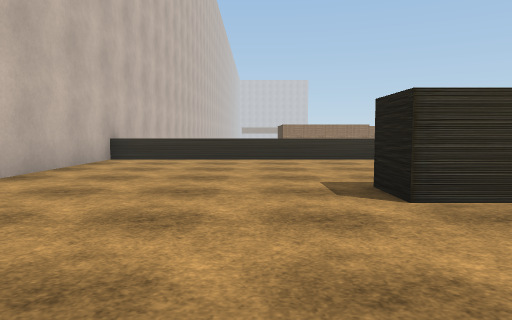
[1] (above)

22 first-person views from a walk through a 3-D level made in the Unity game engine. The camera is 1.2 m above the floor, tilts 4° down and sees 70° across. The floor is counted in squares, 2 m on a side. Each view is taken from the middle of a square. On the plan, view 1 faces up. The plan holds only what a view shows up to about 10 squares ahead; the rest is blank. The place goes on beyond the plan. Some surface patterns are stand-ins.

[2]
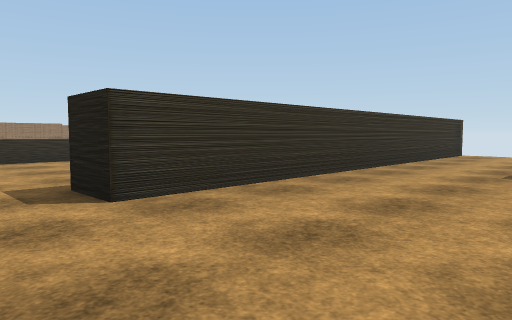

[3]
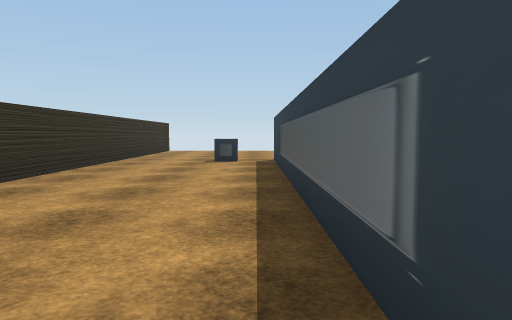

[4]
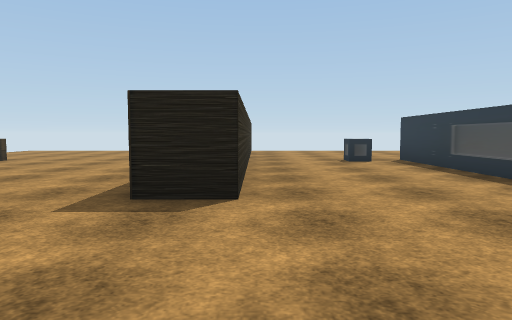

[5]
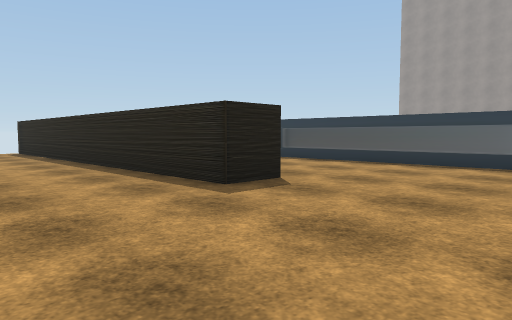

[6]
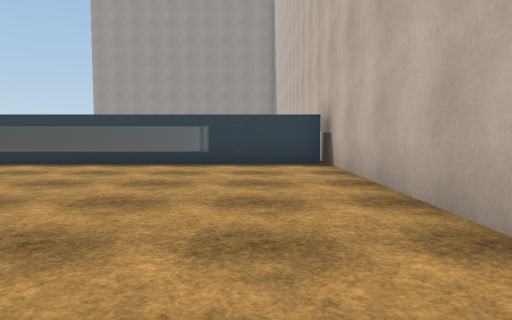

[7]
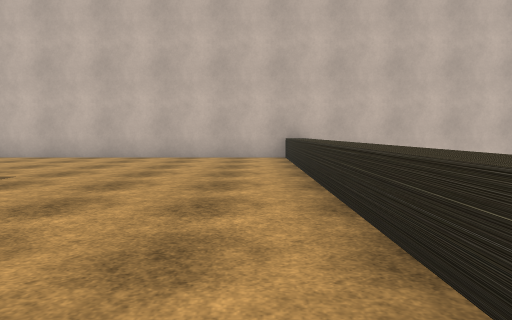

[8]
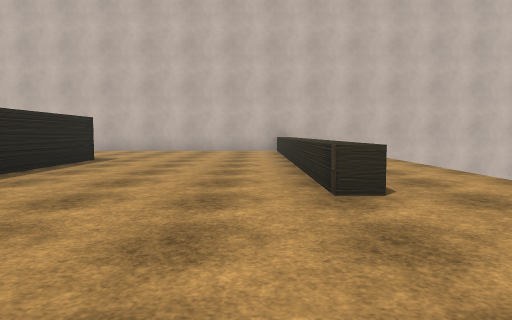

[9]
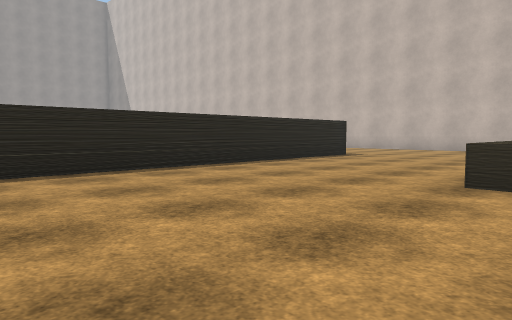

[10]
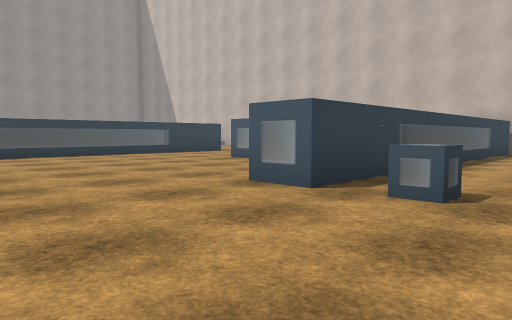

[11]
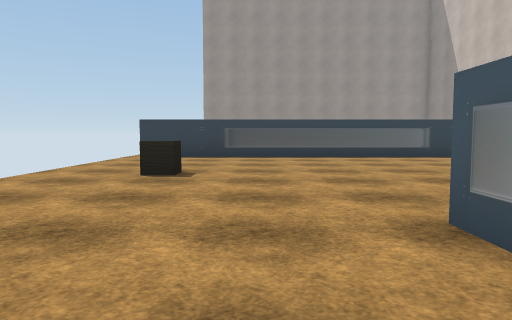

[12]
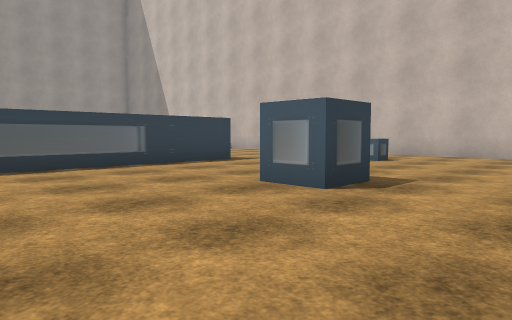

[13]
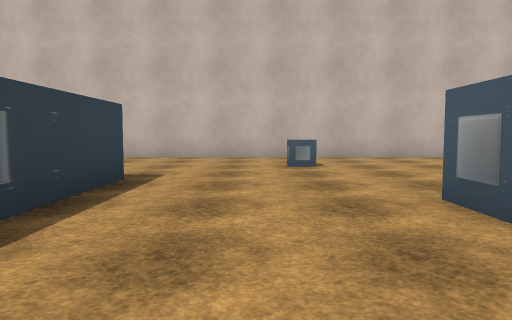

[14]
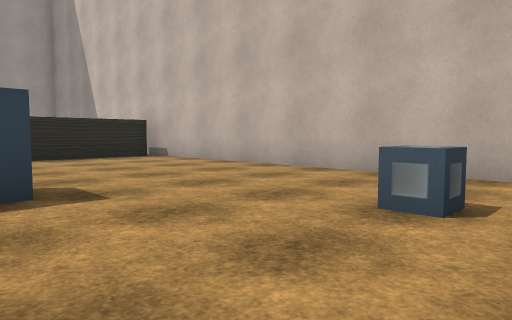

[15]
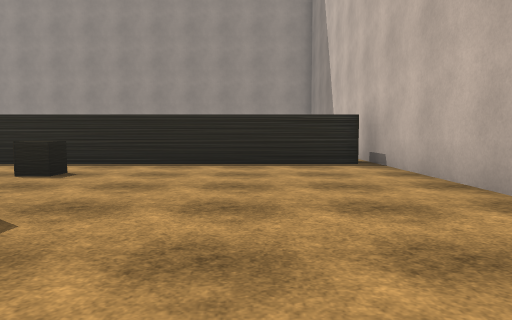

[16]
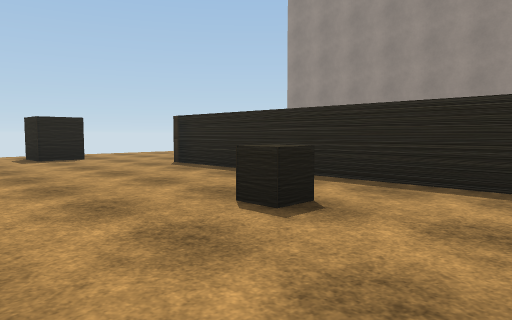

[17]
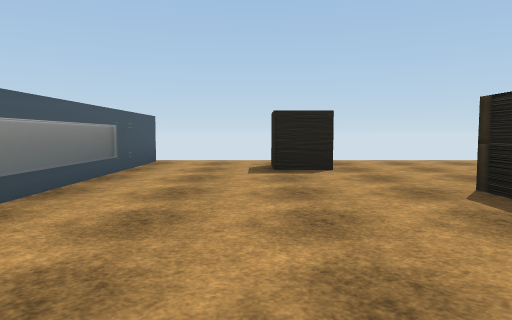

[18]
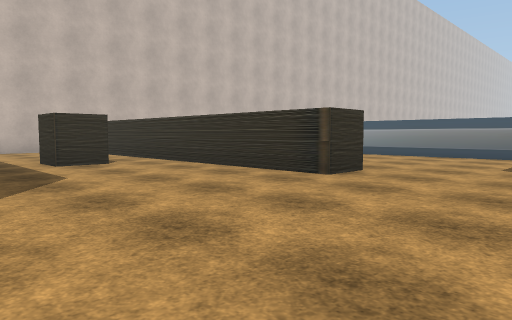

[19]
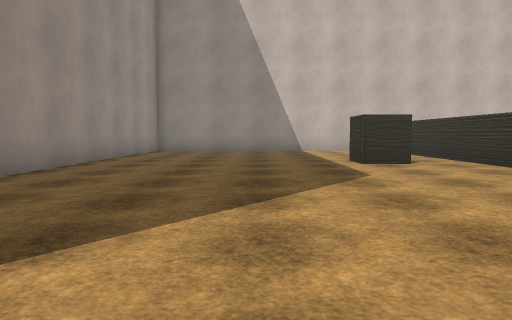

[20]
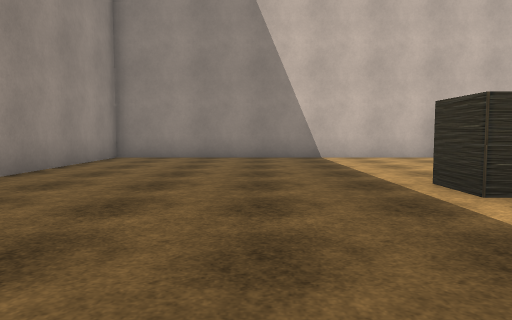

[21]
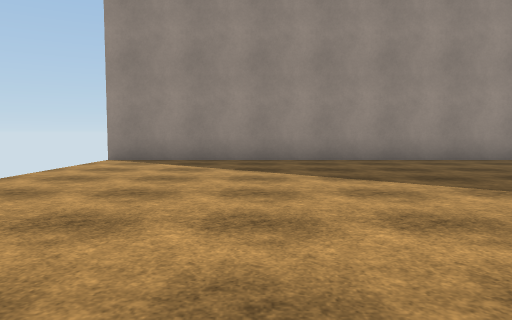

[22]
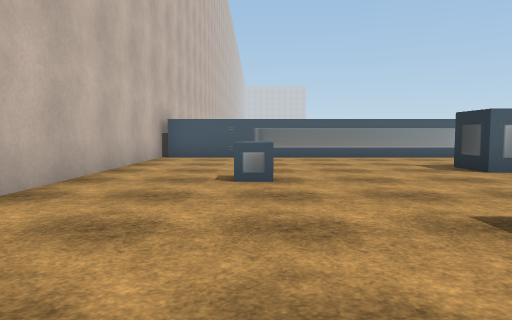

### Floor plan
Key: @ floor where view 1 was taken; # wall or solid block; . floor; ^ raised ledge; v drop or lower ground; B box.
Columns run from 4 left of view 1 to 12 right of it. Each row starts with its distance up from view 1.
 11 #       ...
 10 #       ........
  9  ^^^^^^^^^^.....
  8 #...............
  7 #...............
  6 #..............
  5 #..............
  4 #.....#########
  3 #.....##########
  2 #...............
  1 #.........B....
  0 #...@..........
 -1 v##########....
 -2 #..............
 -3 #...............
 -4 #...............
 -5 #......B.....B..
 -6 #..B............
 -7 #...............
 -8 #...............
 -9 #.....##########
-10 #...............
-11 #...............
-12 #.....B.........
-13 #............BB
-14 #...............
-15 ###########.....
-16 #...............
-17 #.....B.........
-18 #.....B........
-19 #...............
-20 #...............
-21 #...............
-22 #...............
-23 #...............
-24 #################

Positions as (right, up) in squares from view 1, and headings:
1: (0, 0), facing up
2: (0, 0), facing up-right
3: (-2, 0), facing right
4: (-2, 3), facing right
5: (-2, 7), facing down-right
6: (-2, 7), facing down
7: (6, 8), facing left
8: (10, 8), facing left
9: (11, 10), facing down-left
10: (10, 2), facing down-left
11: (8, 1), facing down
12: (7, -2), facing down-left
13: (6, -7), facing left
14: (2, -5), facing down-left
15: (-1, -7), facing down
16: (0, -10), facing down-right
17: (3, -12), facing right
18: (10, -20), facing up-left
19: (10, -20), facing left
20: (6, -20), facing left
21: (8, -15), facing down
22: (-1, -11), facing up
